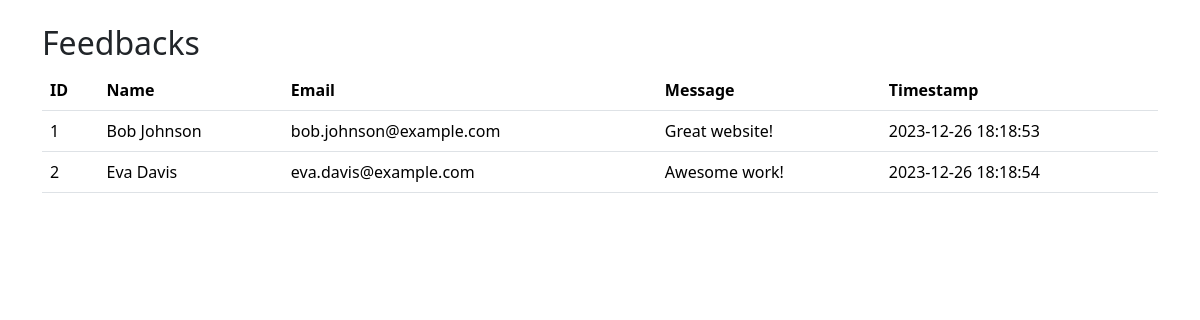
The page /dash (signed in) on the database as committed earlier.
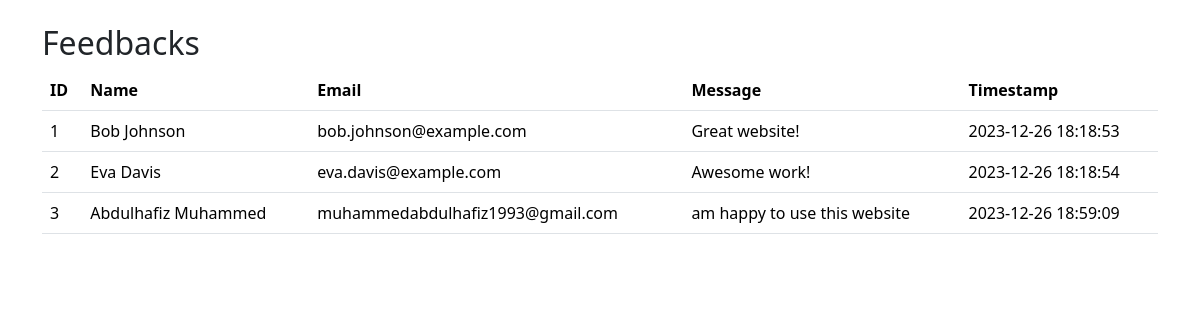
The same page on the database as committed later.
### tables this page shows
CREATE TABLE Feedbacks (
    id INTEGER PRIMARY KEY AUTOINCREMENT,
    name TEXT NOT NULL,
    email TEXT NOT NULL,
    message TEXT NOT NULL
, timestamp DATETIME DEFAULT CURRENT_TIMESTAMP);

### app.py (the view)
@app.route("/dash")
def dash():
    messages = db.execute("select * from message order by CURRENT_TIMESTAMP desc")
    rows = db.execute("SELECT * FROM Users WHERE user_id = ?", session["user_id"])
    feedbacks = db.execute("select * from Feedbacks order by CURRENT_TIMESTAMP desc")
    role = rows[0]["role"]
    return render_template("dash.html", role = role, messages = messages, feedbacks= feedbacks )

### templates/dash.html (shortened to what this page needs)
<!DOCTYPE html>
<html lang="en">
<head>
    <link href="https://cdn.jsdelivr.net/npm/bootstrap@5.3.2/dist/css/bootstrap.min.css" rel="stylesheet">
    <link rel="stylesheet" href="{{ url_for('static', filename='style.css') }}">
</head>
<body>
<div class="container mt-4">
    <h2>Feedbacks</h2>
    <table class="table">
        <thead>
            <tr>
                <th>ID</th>
                <th>Name</th>
                <th>Email</th>
                <th>Message</th>
                <th>Timestamp</th>
            </tr>
        </thead>
        <tbody>
            {% for message in feedbacks %}
            <tr>
                <td>{{ message['id']}}</td>
                <td>{{ message['name']}}</td>
                <td>{{ message['email']}}</td>
                <td>{{ message['message']}}</td>
                <td>{{ message['timestamp']}}</td>
            </tr>
            {% endfor %}
        </tbody>
    </table>
</div>
</body>
</html>

Rows that differ between the two databases and show on the page:
added Feedbacks: id "3", name "Abdulhafiz Muhammed", email "muhammedabdulhafiz1993@gmail.com", message "am happy to use this website", timestamp "2023-12-26 18:59:09"
